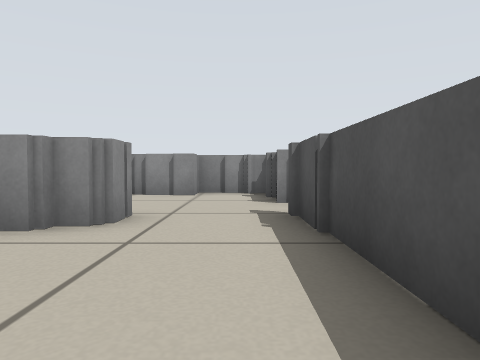
[1] (above)

24 first-person views from a walk through a world built for the Player/Stage simulator. The camera is 0.33 m above the floor, tilts 2° down and sees 70° across. Floor lines are 1 m apart. The floor is counted in squares, 0.5 m on a side. Each view is taken from the middle of a square. On the plan, view 1 faces up. The plan holds only what a view shows up to about 10 squares ahead; the rest is blank. The robots in the file are not drawn.

[2]
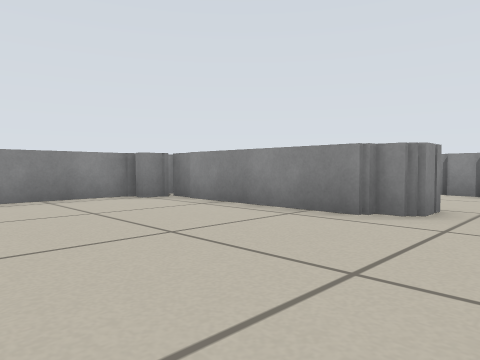

[3]
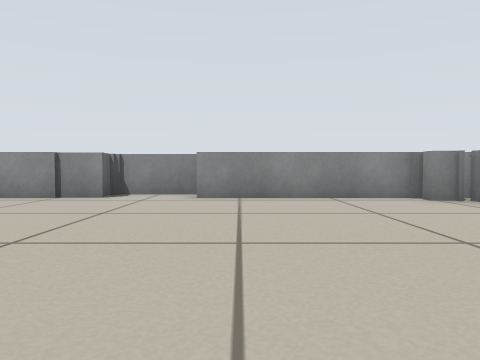

[4]
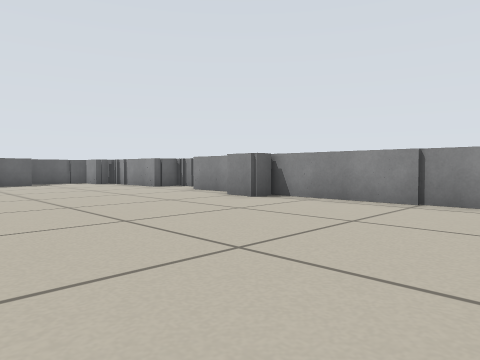

[5]
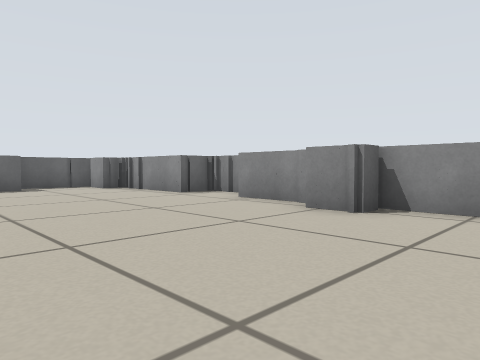

[6]
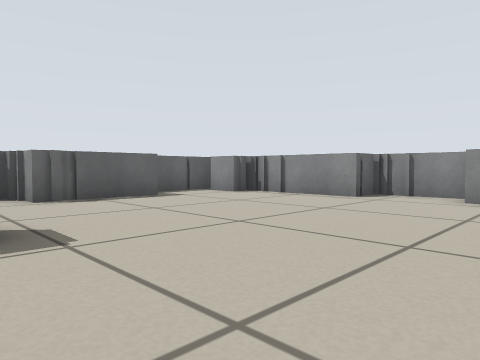

[7]
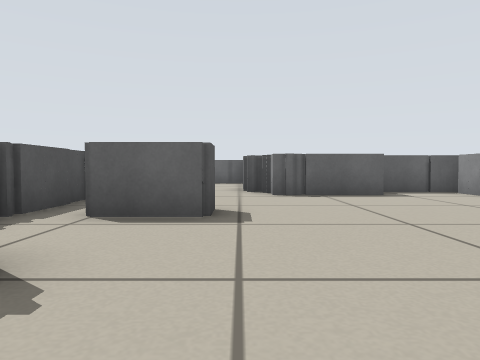

[8]
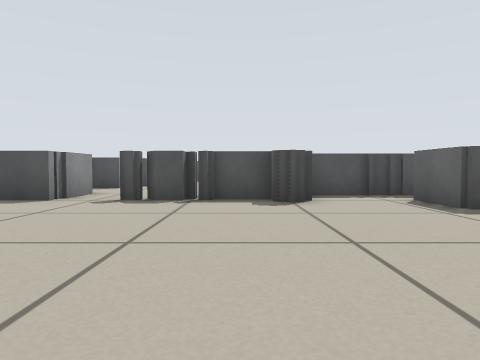

[9]
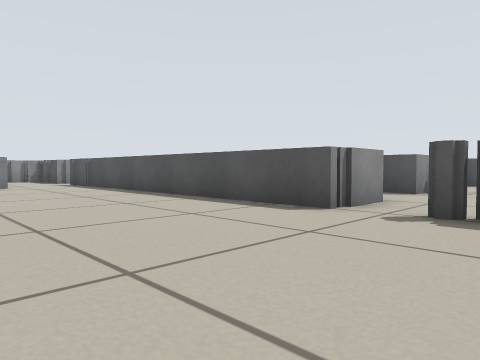

[10]
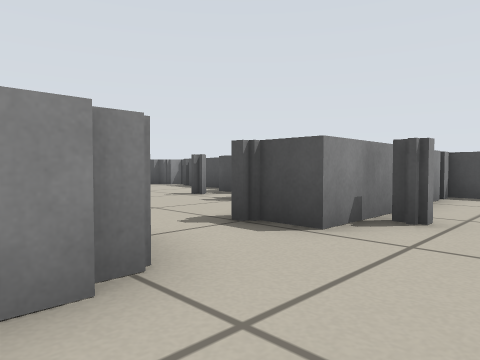

[11]
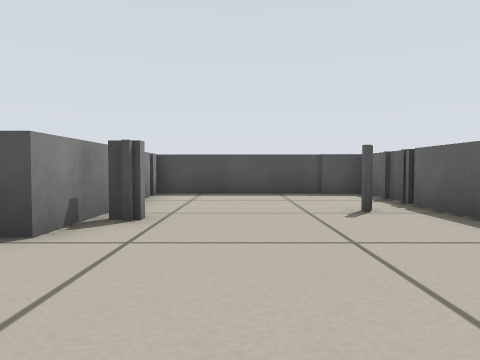

[12]
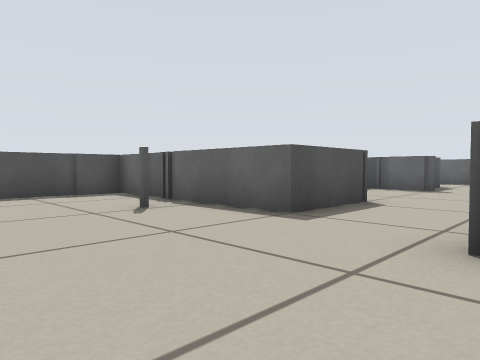

[13]
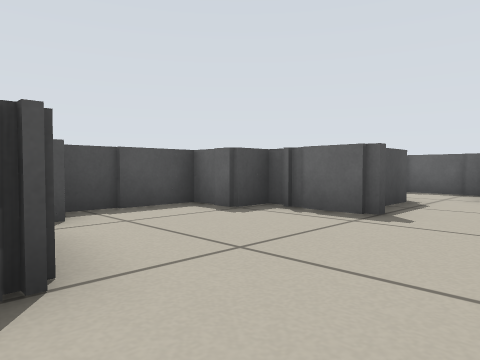

[14]
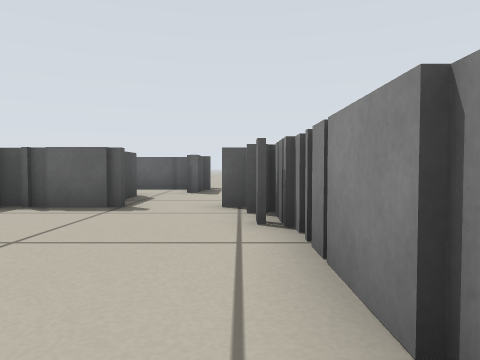

[15]
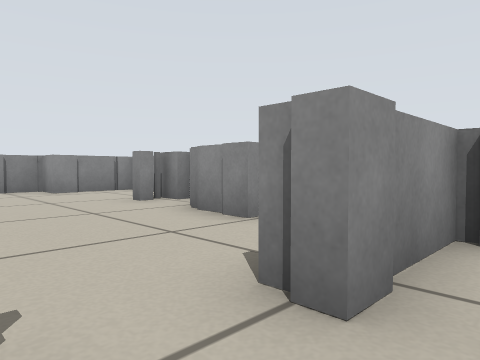

[16]
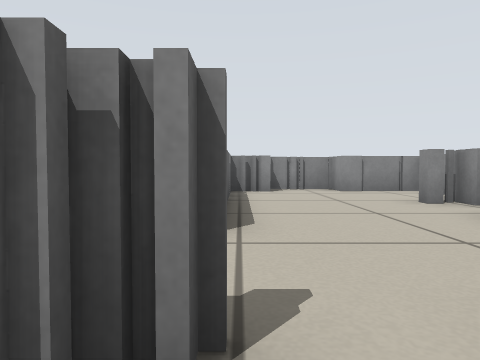

[17]
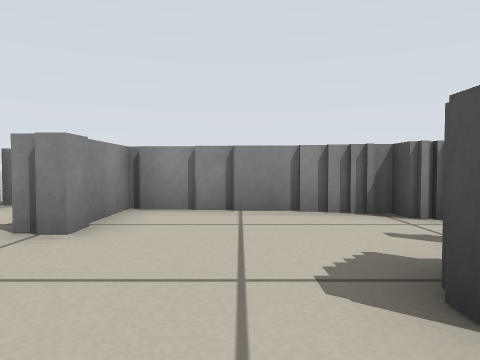

[18]
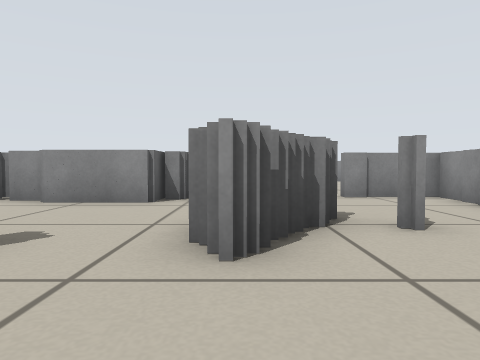

[19]
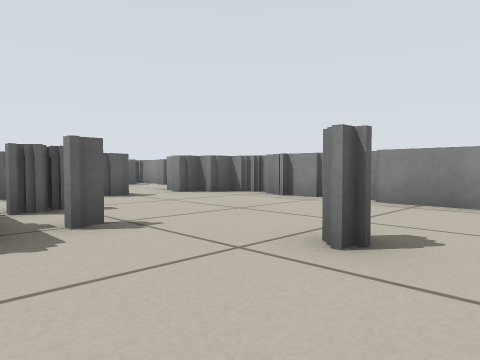

[20]
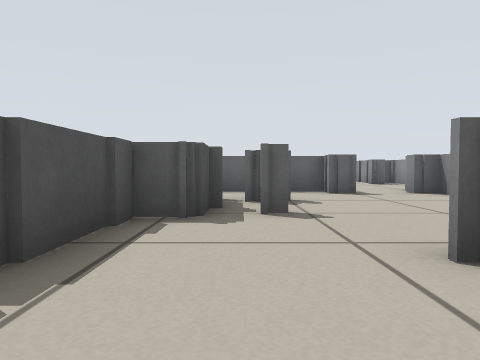

[21]
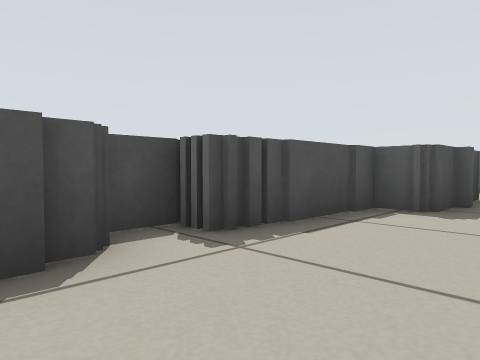

[22]
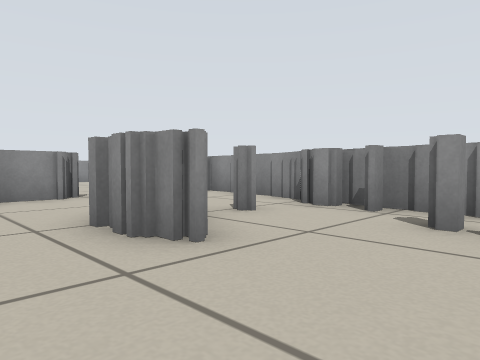

[23]
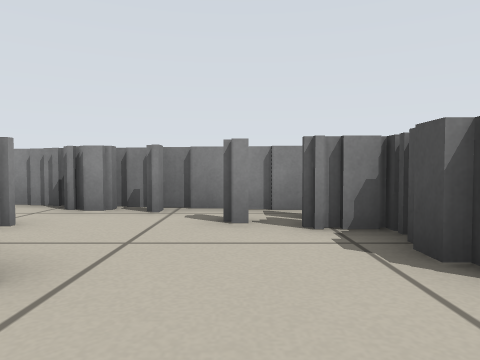

[24]
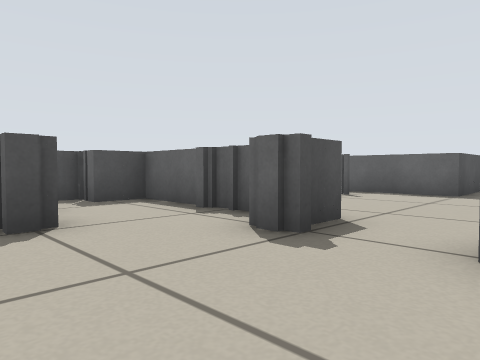

### Floor plan
Key: @ floor where view 1 was taken; # wall or solid block; x gap in a wall; . floor; T thing the floor can be seen under or through.
Columns run from 9 left of view 1 to 11 right of it. Each row starts with its distance up from view 1.
 10  ##  #
  9  #..########
  8 ##.....##.#######
  7 #.........#....####
  6 ##........x...#..###
  5  ####  #..x..##...##
  4  #######..#.. ##...#
  3  ##.......##.......#
  2  #........##.......#
  1  #........##...... #
  0  #.......@##......##
 -1  #........##.....T#
 -2 ##........##.....T#
 -3 #.........##....#T##
 -4 ##........###......#
 -5  #........###.##...##
 -6  #........###.#######
 -7  #..................#
 -8  ##.......#.........#
 -9  ##.......##........#
-10  # .......##....#...#
-11  #........##..#######
-12  #.........#..#
-13  #.........#..#
-14  ##......###..#  #
-15  ##......  #.....#
-16   #......  ##....#
-17   #..###.  ##...##
-18   ######.   #.###
-19        ##    .#
-20              .#
-21              ##
-22              #

Where each view was taken, in squares from view 1:
view 1: 0 up, 0 right, facing up
view 2: 1 down, 0 right, facing up-left
view 3: 1 down, 0 right, facing left
view 4: 3 down, 1 left, facing down-left
view 5: 6 down, 2 left, facing down-left
view 6: 10 down, 0 right, facing down-left
view 7: 9 down, 1 left, facing down
view 8: 10 down, 6 left, facing right
view 9: 9 down, 4 left, facing up-right
view 10: 8 down, 2 right, facing up-right
view 11: 8 down, 2 right, facing right
view 12: 7 down, 2 right, facing down-right
view 13: 13 down, 3 right, facing down-right
view 14: 12 down, 3 right, facing down
view 15: 5 up, 2 right, facing up-left
view 16: 5 up, 2 right, facing left
view 17: 3 up, 3 right, facing up
view 18: 4 up, 9 right, facing left
view 19: 3 up, 9 right, facing down-left
view 20: 4 up, 8 right, facing down
view 21: 5 up, 7 right, facing down-right
view 22: 2 up, 9 right, facing up-left
view 23: 2 up, 8 right, facing up
view 24: 2 down, 3 right, facing down-right
